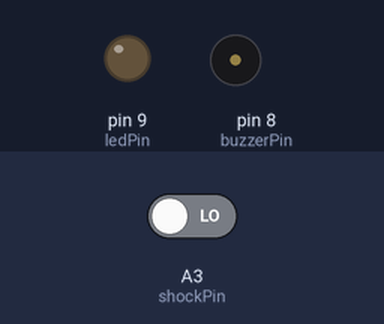
A sketch run on a simulated Arduino Uno, built with avr-gcc and run on an emulated ATmega328P. Parts: output pins drawn as LEDs (lit = HIGH), buzzer (waves = sounding). Dashed ring = blinking. The test bench sets the inputs (shaded band); at power-on: A3 (shockPin) LOW.

Above: at 1.2 s.
1.3 s: A3 (shockPin) driven HIGH
At 1.5 s:
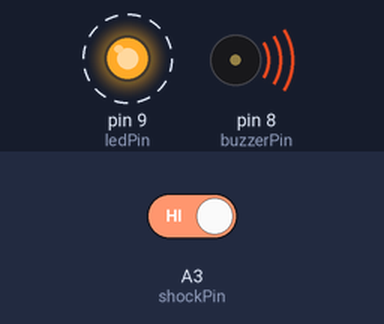
4.3 s: A3 (shockPin) driven LOW
At 5.2 s:
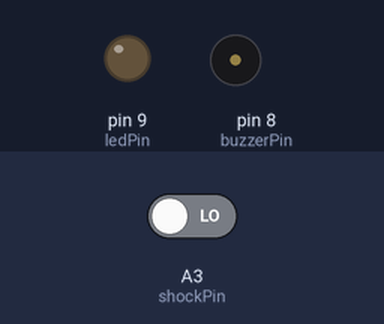
Timing chart, 0 to 7.3 s (numbered marks = the images above; inputs shaded):
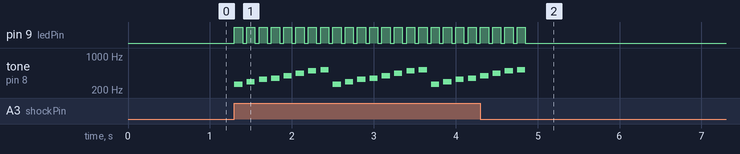

Measured:
- after the input at 4.3 s, pin 9 (ledPin): goes on until 4.9 s, then stays LOW; tone on pin 8 (buzzerPin): goes on until 4.9 s, then stays silent

The sketch:

muz.ino
```cpp
const int ledPin = 9;
const int buzzerPin = 8;
const int shockPin = A3;


int melody[] = {262, 294, 330, 349, 392, 440, 494, 523};
int noteDur = 200;

void setup() {
  pinMode(ledPin, OUTPUT);
  pinMode(buzzerPin, OUTPUT);
  pinMode(shockPin, INPUT);
}

void playSong() {
  for (int i = 0; i < 8; i++) {
    tone(buzzerPin, melody[i]);
    digitalWrite(ledPin, HIGH);
    delay(100);

    noTone(buzzerPin);
    digitalWrite(ledPin, LOW);
    delay(50);
  }
}

void loop() {
  int shockValue = digitalRead(shockPin);

  if (shockValue == HIGH) {
    playSong();
  }
}
  
```
